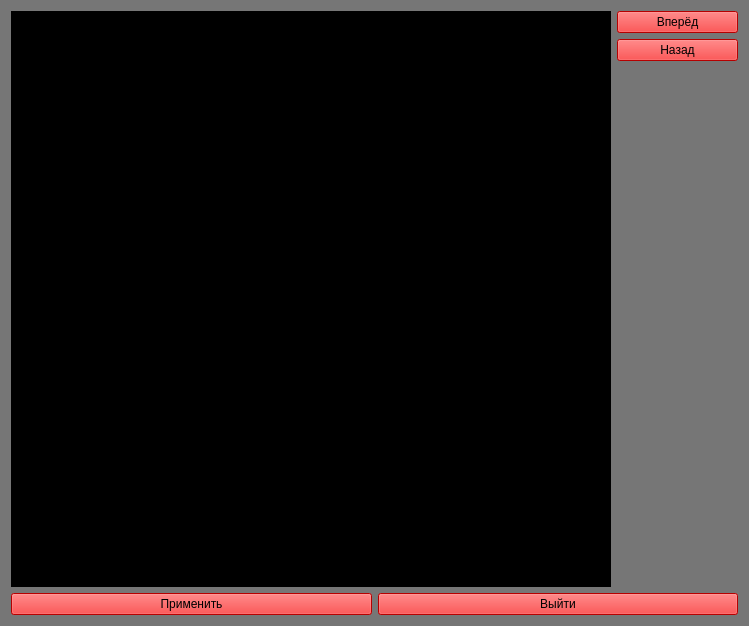
<?xml version="1.0" encoding="UTF-8"?>
<ui version="4.0">
 <class>Form</class>
 <widget class="QWidget" name="Form">
  <property name="geometry">
   <rect>
    <x>0</x>
    <y>0</y>
    <width>749</width>
    <height>626</height>
   </rect>
  </property>
  <property name="windowTitle">
   <string>Form</string>
  </property>
  <property name="styleSheet">
   <string notr="true">background: rgb(118, 118, 118)</string>
  </property>
  <layout class="QGridLayout" name="gridLayout">
   <item row="0" column="0">
    <layout class="QHBoxLayout" name="horizontalLayout_2">
     <item>
      <widget class="QLabel" name="plat_map">
       <property name="sizePolicy">
        <sizepolicy hsizetype="Fixed" vsizetype="Expanding">
         <horstretch>0</horstretch>
         <verstretch>0</verstretch>
        </sizepolicy>
       </property>
       <property name="minimumSize">
        <size>
         <width>600</width>
         <height>0</height>
        </size>
       </property>
       <property name="styleSheet">
        <string notr="true">background: rgb(0, 0, 0)</string>
       </property>
       <property name="text">
        <string/>
       </property>
      </widget>
     </item>
     <item>
      <layout class="QVBoxLayout" name="verticalLayout">
       <property name="sizeConstraint">
        <enum>QLayout::SetMinimumSize</enum>
       </property>
       <item>
        <widget class="QPushButton" name="rendo_button">
         <property name="styleSheet">
          <string notr="true">QPushButton {
  background: rgb(255, 0, 0);
}

QPushButton:pressed{
  background: rgb(38, 132, 255)
}</string>
         </property>
         <property name="text">
          <string>Вперёд</string>
         </property>
        </widget>
       </item>
       <item>
        <widget class="QPushButton" name="undo_button">
         <property name="styleSheet">
          <string notr="true">QPushButton {
  background: rgb(255, 0, 0);
}

QPushButton:pressed{
  background: rgb(38, 132, 255)
}</string>
         </property>
         <property name="text">
          <string>Назад</string>
         </property>
        </widget>
       </item>
       <item>
        <layout class="QVBoxLayout" name="verticalLayout_2">
         <item>
          <spacer name="space">
           <property name="orientation">
            <enum>Qt::Vertical</enum>
           </property>
           <property name="sizeHint" stdset="0">
            <size>
             <width>20</width>
             <height>40</height>
            </size>
           </property>
          </spacer>
         </item>
        </layout>
       </item>
      </layout>
     </item>
    </layout>
   </item>
   <item row="1" column="0">
    <layout class="QHBoxLayout" name="horizontalLayout">
     <item>
      <widget class="QPushButton" name="apply_button">
       <property name="styleSheet">
        <string notr="true">QPushButton {
  background: rgb(255, 0, 0);
}

QPushButton:pressed{
  background: rgb(255, 255, 0);
}</string>
       </property>
       <property name="text">
        <string>Применить</string>
       </property>
      </widget>
     </item>
     <item>
      <widget class="QPushButton" name="exit_button">
       <property name="styleSheet">
        <string notr="true">QPushButton {
  background: rgb(255, 0, 0);
}

QPushButton:pressed{
  background: rgb(255, 255, 0);
}</string>
       </property>
       <property name="text">
        <string>Выйти</string>
       </property>
      </widget>
     </item>
    </layout>
   </item>
  </layout>
 </widget>
 <resources/>
 <connections/>
</ui>
